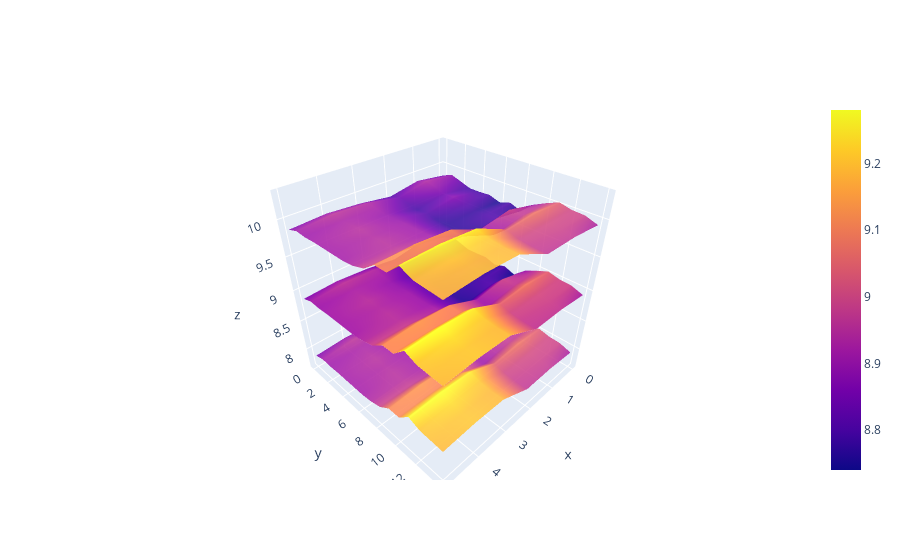

The cell this chart's notebook holds for it:
### Markdown cell above
## <font face="comic sans ms" color ="cinamon"> plotly </font>

### Code cell
z1 = np.array([
    [8.83,8.89,8.81,8.87,8.9,8.87],
    [8.89,8.94,8.85,8.94,8.96,8.92],
    [8.84,8.9,8.82,8.92,8.93,8.91],
    [8.79,8.85,8.79,8.9,8.94,8.92],
    [8.79,8.88,8.81,8.9,8.95,8.92],
    [8.8,8.82,8.78,8.91,8.94,8.92],
    [8.75,8.78,8.77,8.91,8.95,8.92],
    [8.8,8.8,8.77,8.91,8.95,8.94],
    [8.74,8.81,8.76,8.93,8.98,8.99],
    [8.89,8.99,8.92,9.1,9.13,9.11],
    [8.97,8.97,8.91,9.09,9.11,9.11],
    [9.04,9.08,9.05,9.25,9.28,9.27],
    [9,9.01,9,9.2,9.23,9.2],
    [8.99,8.99,8.98,9.18,9.2,9.19],
    [8.93,8.97,8.97,9.18,9.2,9.18]
])

z2 = z1 + 1
z3 = z1 - 1

fig = go.Figure(data=[
    go.Surface(z=z1),
    go.Surface(z=z2, showscale=False, opacity=0.9),
    go.Surface(z=z3, showscale=False, opacity=0.9)

])

fig.show()
